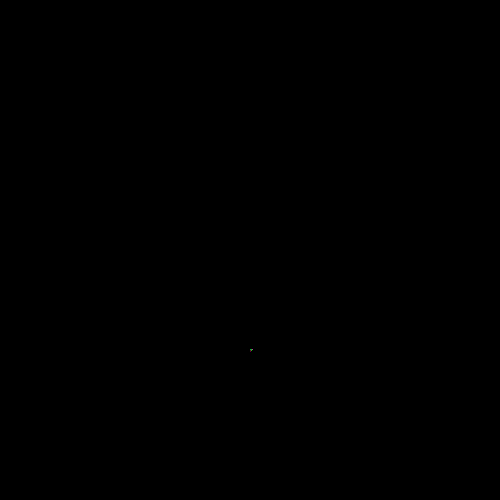
Frame 1 (no input)
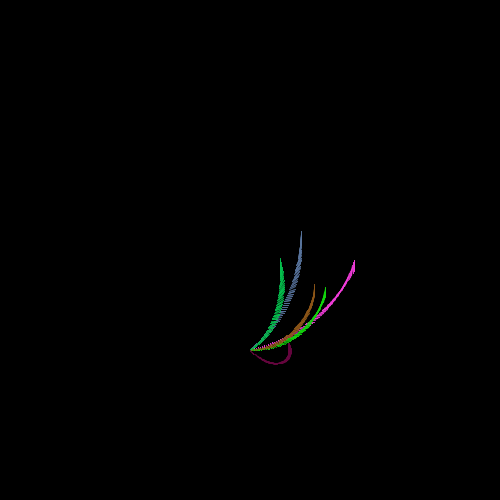
Frame 60 (the mouse pressed at the canvas centre just before this capture)
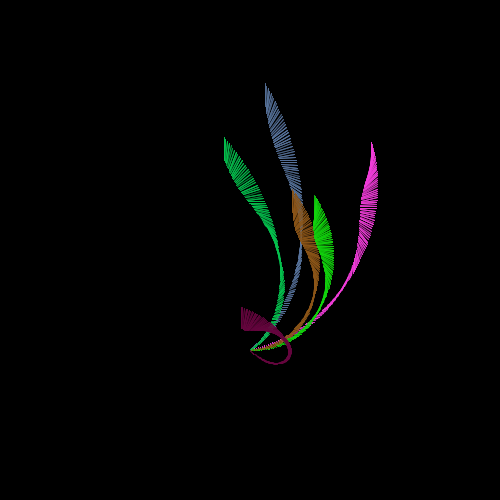
Frame 120 (the mouse held since frame 60 and released just before this capture)

The Processing sketch that drew these frames (run headless with seeded random() and noise(); from frame 60 on, the mouse is pressed at the canvas centre):

// Processing sketch: processing_152262
// ── processing_152262.pde

/*
 * Creative Coding
 * Week 3, 04 - spinning top: curved motion with sin() and cos()
 * by Indae Hwang and Jon McCormack
 * Copyright (c) 2014 Monash University
 *
 * This sketch is the first cut at translating the motion of a spinning top
 * to trace a drawing path. This sketch traces a path using sin() and cos()
 *
 */



int num;     // the number of items in the array

float[] rad;       // radius for the moving hand
float[] x;       // x-position of point
float[] y;       // y-position
float[] dx;       // x-position of point
float[] dy;       // y-position
float[] bx;
float[] by;
float[] radius;
float[] handX;
float[] handY;
float distanceA;
float distanceB;
float[] redC;
float[] greenC;
float[] blueC; 
float[] StoredDist;

void setup() {
  size(500, 500);
  num = 6;
distanceA=0;
distanceB=0;
  background(0);
   x = new float[num];
 
rad=new float[num];      // radius for the moving hand
x=new float[num];       // x-position of point
y=new float[num];       // y-position
dx=new float[num];       // x-position of point
dy=new float[num];       // y-position
bx=new float [num];
by = new float [num];
radius=new float [num];
handX=new float [num];
handY=new float [num];
redC=new float [num];
greenC=new float [num];
blueC=new float [num];
StoredDist=new float[num]; 


 
    //setup an initial value for each item in the array
  for (int i=0; i<num; i++) {
      x[i] = width/2; 
      y[i] = height/2;
      dx[i] = random(-1, 1); 
      dy[i] = random(-1, 1);
      rad[i] = radians(frameCount);
      bx[i]= x[i] + 100 * sin(rad[i]);
      by[i] = y[i] + 100 * cos(rad[i]);
      radius[i]=0;
      handX[i]=0;
      handY[i]=0;
      redC[i]=random(0,255);
      greenC[i]=random(0,255);
      blueC[i]=random(0,255);
      

  }
  
  
  
  
  
  
  
}


void draw() {
  
 
  
  for (int i=0; i<num; i++) {
      // blend the old frames into the background
 // blendMode(BLEND);
  //fill(0, 0);
  //rect(0, 0, width, height);
  rad[i] = radians(frameCount);

  // calculate new position
  x[i] += dx[i];
  y[i] += dy[i];

  float max = 1;
  float min = 0.5;


  //When the shape hits the edge of the window, it reverses its direction and changes velocity
  if (x[i] > width-100 || x[i] < 100) {
    dx[i] = dx[i] > 0 ? -random(min, max) : random(min, max);
  }

  if (y[i] > height-100 || y[i] < 100) {
    dy[i] = dy[i] > 0 ? -random(min, max) : random(min, max);
  }
  
  bx[i] = x[i] + 100 * sin(rad[i]);
  by[i] = y[i] + 100 * cos(rad[i]);

  fill(redC[i],greenC[i],blueC[i],random(1,180));

  
  radius[i] = 100 * sin(rad[i]*0.1);
  handX[i] =bx[i] + radius[i] * sin(rad[i]*3);
  handY[i] =by[i] + radius[i] * cos(rad[i]*3);
  
  }
  
  
  
   for (int i=0; i<num; i++) {
  
      for (int j=0; j<num; j++) {
  
    

  distanceA = dist(x[i], y[i], x[j], y[j]);  
      if (distanceA < StoredDist[i]) {
       
   
        
 
      }

  distanceB= dist(bx[i], by[i], bx[j], by[j]);
      if (distanceB < StoredDist[i]) {
 
        
        
        
        
        
 
      }

stroke(redC[i],greenC[i],blueC[i],random(1,180));
line(bx[i], by[i], handX[i], handY[i]);
stroke(redC[i],greenC[i],blueC[i]);          


  

  }

   }

}
